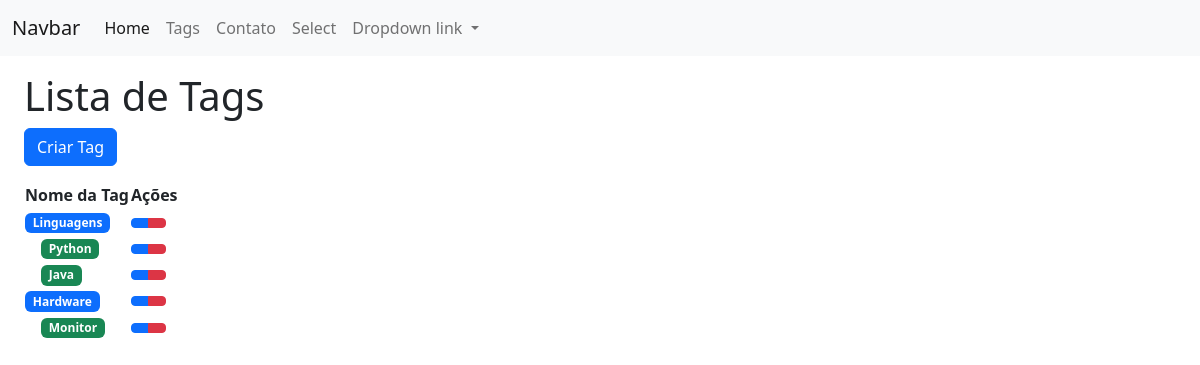
/tag/, run on an earlier commit of the app's database.
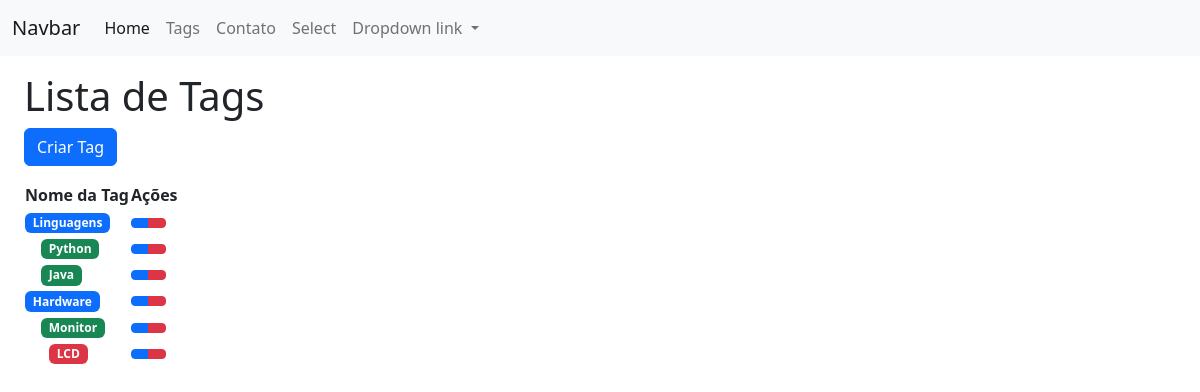
And on a later commit of the database.
### mptt_tag/models.py (models this page shows, shortened)
class Tag(MPTTModel):
    name = models.CharField(max_length=100)
    parent = TreeForeignKey('self', on_delete=models.CASCADE, null=True, blank=True, related_name='children')
    class MPTTMeta:
        order_insertion_by = ['name']

### mptt_tag/views.py (the view)
# urls.py: path('', tag_list, name='tag_list'),
def tag_list(request):
    tags = Tag.objects.all()
    return render(request, 'mptt_tag/tag_list.html', {'tags': tags})

### mptt_tag/templates/mptt_tag/tag_list.html
{% extends 'base.html' %}
{% block content %}
  <h1>Lista de Tags</h1>
  <a href="{% url 'tag_create' %}" class="btn btn-primary mb-3">Criar Tag</a>
<table>
    <thead>
      <tr>
        <th>Nome da Tag</th>
        <th>Ações</th>
      </tr>
    </thead>
    <tbody>
      {% for tag in tags %}
        {% if tag.is_root_node %}
          {% include 'mptt_tag/partials/tag_item.html' with tag=tag %}
        {% endif %}
      {% endfor %}
    </tbody>
  </table>
  {% endblock %}

### templates/base.html (shortened to what this page needs)
{% load static %}
<!DOCTYPE html>
<html lang="pt-BR">
  <head>
    <link rel="stylesheet" href="{% static 'global/css/bootstrap.min.css' %}" />
    <link rel="stylesheet" href="{% static 'global/css/select2.min.css' %}" />
  </head>
  <body>
    {% include 'navbar.html' %}
    <div class="container-fluid pt-3 px-4">
      {% block content %}
      {% endblock %}
    </div>
  </body>
</html>

### templates/navbar.html (shortened to what this page needs)
<nav class="navbar navbar-expand-lg bg-light">
    <div class="container-fluid">
      <a class="navbar-brand" href="#">Navbar</a>
      <div class="collapse navbar-collapse" id="navbarNavDropdown">
        <ul class="navbar-nav">
          <li class="nav-item">
            <a class="nav-link active" aria-current="page" href="#">Home</a>
          </li>
          <li class="nav-item">
            <a class="nav-link" href="{% url 'tag_list' %}">Tags</a>
          </li>
          <li class="nav-item">
            <a class="nav-link" href="{% url 'criar_contato' %}">Contato</a>
          </li>
          <li class="nav-item">
            <a class="nav-link" href="#">Select</a>
          </li>
          <li class="nav-item dropdown">
            <a class="nav-link dropdown-toggle" href="#" role="button" data-bs-toggle="dropdown" aria-expanded="false">
              Dropdown link
            </a>
          </li>
        </ul>
      </div>
    </div>
  </nav>

### mptt_tag/templates/mptt_tag/partials/tag_item.html (shortened to what this page needs)
<tr>
    <td>
        <span class="mx-{% if not tag.is_root_node %}{{tag.level|add:"2"}}{% endif %} badge bg-{% if tag.is_root_node %}primary{% elif tag.level == 1 %}success{% elif tag.level >= 2 %}danger{% endif %}">{{ tag.name }}</span>
    </td>
    <td>
        <div class=" btn-group" role="group">
            <a href="{% url 'tag_update' tag.id %}" class="btn btn-sm btn-primary"></a>
            <a href="{% url 'tag_delete' tag.id %}" class="btn btn-sm btn-danger"></a>
        </div>
    </td>
</tr>
{% if tag.get_children %}
{% for child in tag.get_children %}
    {% include 'mptt_tag/partials/tag_item.html' with tag=child %}
{% endfor %}
{% endif %}

What changed in the data, as far as the page shows it:
added Tag: name "LCD", level 2 (drawn), shown under "Monitor"
